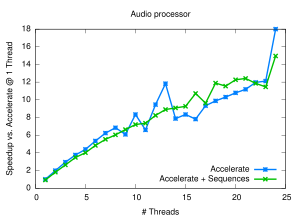

Here is the gnuplot script that generated this plot:
# vim: filetype=gnuplot tw=0 nospell

set title "Audio processor"

set terminal pdf size 3,2.2
set output "zero-crossings.pdf"

set key on
set key bottom right

set xlabel "# Threads"
# set logscale x
# set xrange [1:25]

# set xtics (4, 8, 12, 16, 20, 24)
# set xtics (2, 4, 6, 8, 10, 12, 14, 16, 18, 20)

set colorsequence classic
set ylabel "Speedup vs. Accelerate \\@ 1 Thread"
# set logscale y
# set yrange [0.4:150]

# set key invert

plot    'zero-crossings.dat' using 1:2 title "Accelerate"              ls 3 lw 4 with linespoints, \
        'zero-crossings.dat' using 1:3 title "Accelerate + Sequences"  ls 2 lw 4 with linespoints
